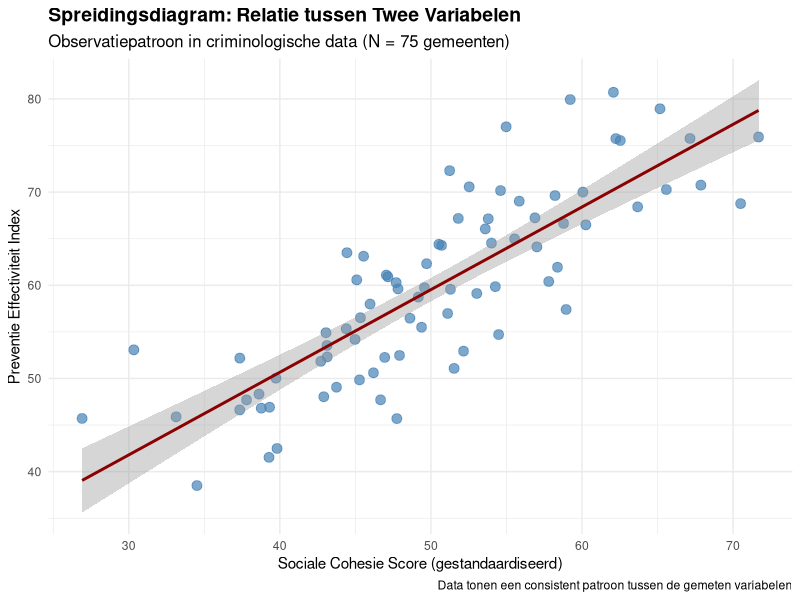
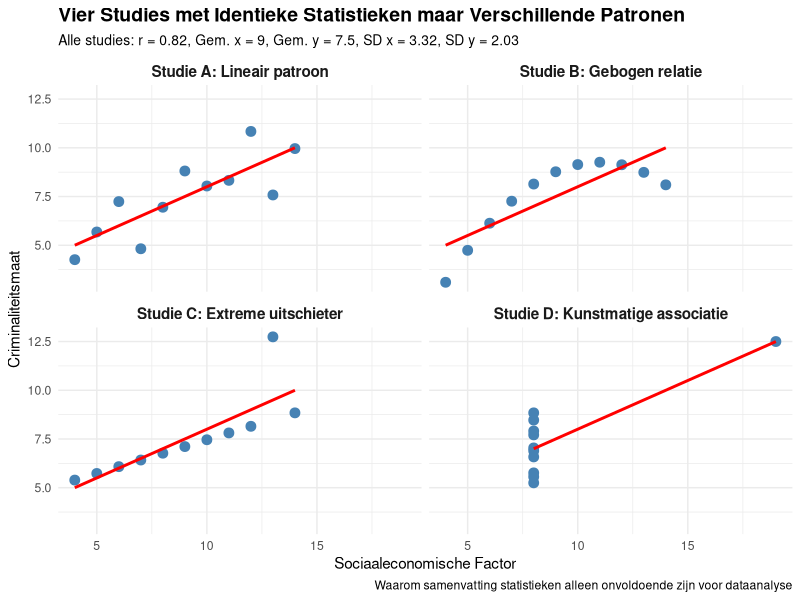
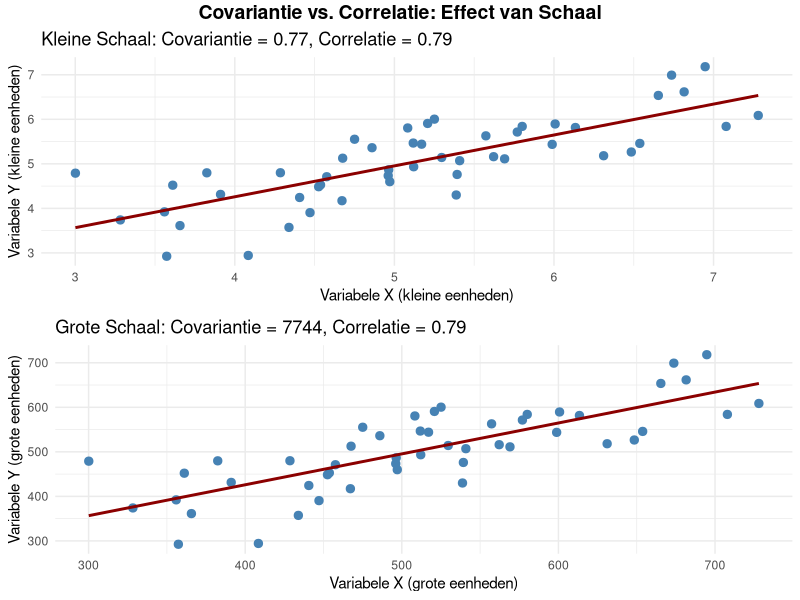
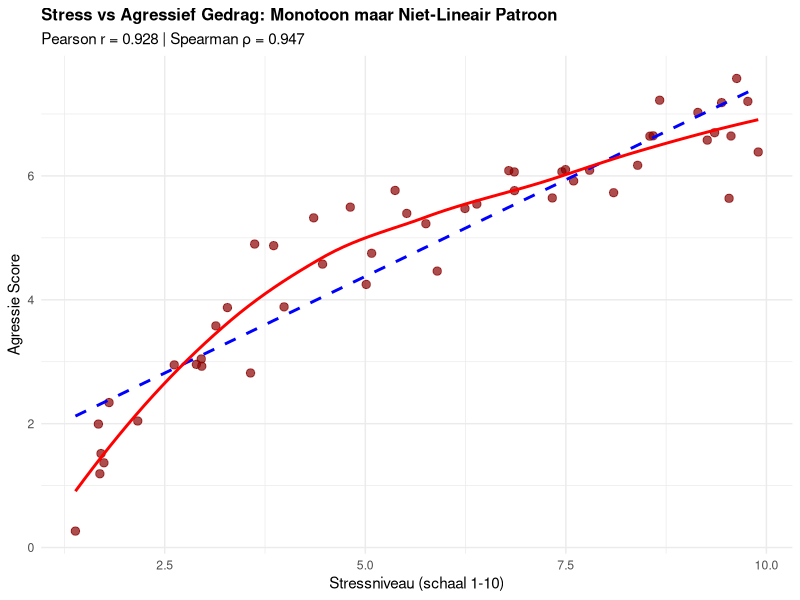
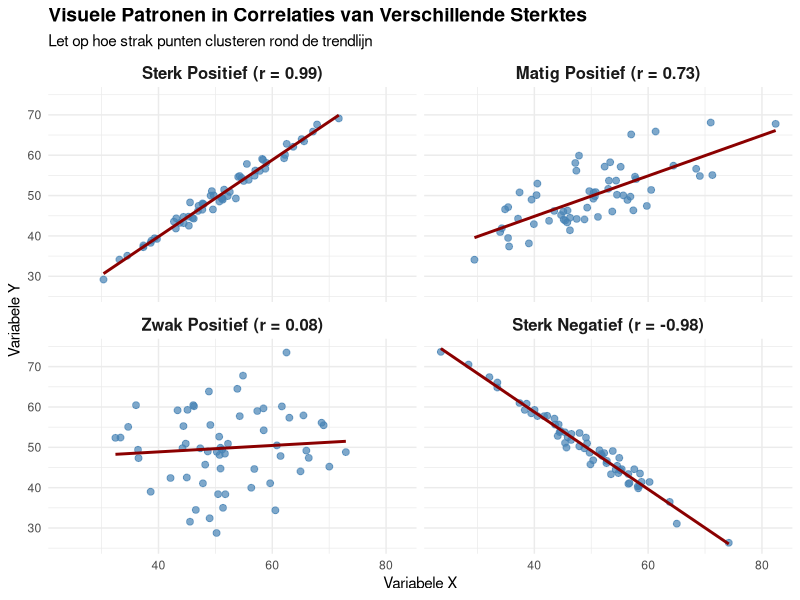
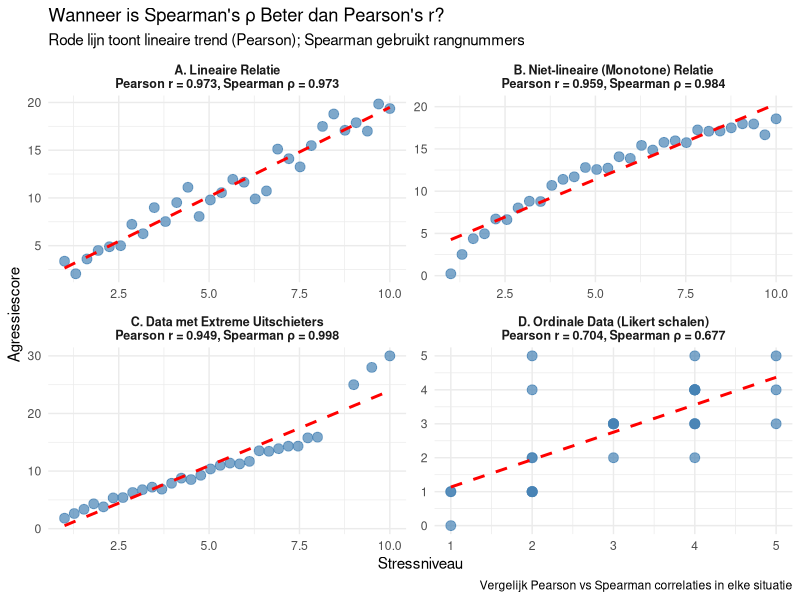
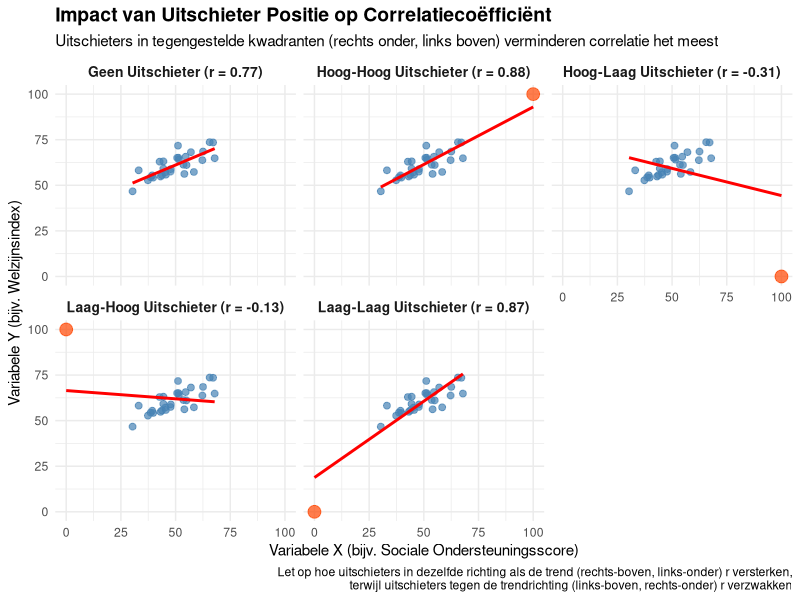
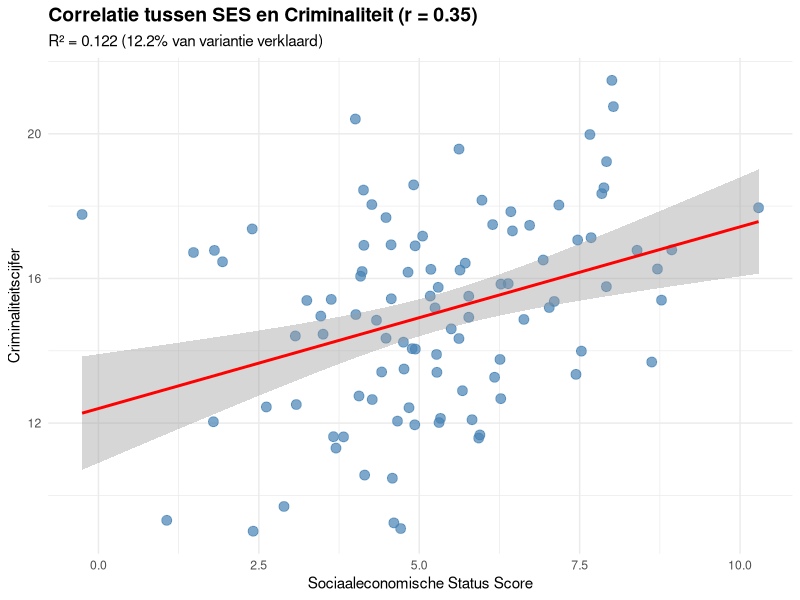

Here is the R script that generated these plots, in order:
## ---- chunk 1
knitr::opts_chunk$set(echo = FALSE, message = FALSE, warning = FALSE, fig.show = 'asis', results = 'hide')
library(knitr)
library(kableExtra)
library(ggplot2)
library(dplyr)
library(flextable)
library(gridExtra)
options(knitr.kable.NA = '')

# Set Dutch locale for R outputs (if available)
Sys.setlocale("LC_TIME", "Dutch")
Sys.setlocale("LC_NUMERIC", "Dutch")

# Function to save plots to Dodona directories
save_dodona_image <- function(plot_obj, question_number, filename = NULL) {
  if (is.null(filename)) {
    filename <- paste0("question_3.", question_number, ".png")
  }
  
  # Define the path to the appropriate Dodona directory
  question_dirs <- c(
    "3" = "3.3 Correlatie - Belangrijkste maatregelen",
    "8" = "3.8 Correlatie - Interpreteer correlatie", 
    "9" = "3.9 Correlatie - Wat correlatie vertelt",
    "12" = "3.12 Correlatie - Covariantie verschillen",
    "14" = "3.14 Correlatie - Pearson vs Spearman",
    "15" = "3.15 Correlatie - Richting en kracht",
    "18" = "3.18 Correlatie - Wanneer welke correlatie",
    "19" = "3.19 Correlatie - Impact uitschieters",
    "21" = "3.21 Correlatie - Correlatie interpretatie",
    "23" = "3.23 Correlatie - Correlatie aannames"
  )
  
  if (as.character(question_number) %in% names(question_dirs)) {
    dir_name <- question_dirs[as.character(question_number)]
    image_path <- file.path("..", dir_name, "images", filename)
    
    # Create directory if it doesn't exist
    dir.create(dirname(image_path), recursive = TRUE, showWarnings = FALSE)
    
    # Save the plot
    ggsave(image_path, plot_obj, width = 10, height = 6, dpi = 300)
    cat("Saved image:", image_path, "\n")
  }
}

# Function to translate common R statistical terms to Dutch
translate_stats <- function(english_term) {
  translations <- c(
    "Mean" = "Gemiddelde",
    "Standard Deviation" = "Standaardafwijking", 
    "Variance" = "Variantie",
    "Correlation" = "Correlatie",
    "p-value" = "p-waarde",
    "Significant" = "Significant",
    "Not significant" = "Niet significant",
    "Sample size" = "Steekproefomvang"
  )
  return(translations[english_term])
}
## ---- chunk 2
# Maak realistische criminologische data met slechts 2 variabelen
set.seed(42)
n <- 45  # Nederlandse gemeenten

# Genereer gecorreleerde criminaliteitsdata
politie <- round(rnorm(n, mean=4.2, sd=1.1), 1)
drugs <- round(25 + rnorm(n, sd=6) - 2.5*scale(politie)[,1]*3, 1)

# Maak dataframe
crime_data <- data.frame(
  "Politieaanwezigheid" = politie,
  "Drugsdelicten" = drugs
)

# DESCRIPTIVE STATISTICS
cat("=== DESCRIPTIVE STATISTICS ===\n\n")

cat("Politieaanwezigheid (agenten per 1000 inwoners):\n")
cat(paste("  Mean (M):", round(mean(crime_data$Politieaanwezigheid), 2), "\n"))
cat(paste("  Standard Deviation (SD):", round(sd(crime_data$Politieaanwezigheid), 2), "\n"))
cat(paste("  Variance:", round(var(crime_data$Politieaanwezigheid), 2), "\n\n"))

cat("Drugsdelicten (per 1000 inwoners):\n")
cat(paste("  Mean (M):", round(mean(crime_data$Drugsdelicten), 2), "\n"))
cat(paste("  Standard Deviation (SD):", round(sd(crime_data$Drugsdelicten), 2), "\n"))
cat(paste("  Variance:", round(var(crime_data$Drugsdelicten), 2), "\n\n"))

# CORRELATION ANALYSIS
cat("=== CORRELATION ANALYSIS ===\n\n")

# Bereken correlatie
r_value <- round(cor(crime_data$Politieaanwezigheid, crime_data$Drugsdelicten), 3)
r_squared <- round(r_value^2, 3)

# Voer significantietest uit
test_result <- cor.test(crime_data$Politieaanwezigheid, crime_data$Drugsdelicten)
p_value <- round(test_result$p.value, 4)

cat(paste("Correlation coefficient (r):", r_value, "\n"))
cat(paste("Coefficient of determination (R²):", r_squared, "\n"))
cat(paste("Explained variance:", round(r_squared * 100, 1), "%\n"))
cat(paste("Sample size (n):", n, "\n"))
cat(paste("p-value:", p_value, "\n"))

if(p_value < 0.001) {
  cat("Significance: p < .001 ***\n")
} else if(p_value < 0.01) {
  cat("Significance: p < .01 **\n")
} else if(p_value < 0.05) {
  cat("Significance: p < .05 *\n")
} else {
  cat("Significance: not significant (p > .05)\n")
}
## ---- chunk 3
# Genereer voorbeeldgegevens voor positieve correlatie van 0,75
set.seed(123)
n <- 80
x <- rnorm(n, 50, 10)
y <- 0.75 * scale(x)[,1] * 10 + rnorm(n, 60, 6)

# Maak data frame
pos_cor_data <- data.frame(
  Variable_X = x,
  Variable_Y = y
)

# Bereken correlatie en R-kwadraat
r_value <- round(cor(x, y), 2)
r_squared <- round(r_value^2 * 100, 1)

# Maak visualisatie
p_q8 <- ggplot(pos_cor_data, aes(x = Variable_X, y = Variable_Y)) +
  geom_point(color = "steelblue", size = 3, alpha = 0.7) +
  geom_smooth(method = "lm", formula = y ~ x, se = TRUE, color = "darkred") +
  labs(
    title = "Spreidingsdiagram: Relatie tussen Twee Variabelen",
    subtitle = "Observatiepatroon in criminologische data (N = 75 gemeenten)",
    x = "Sociale Cohesie Score (gestandaardiseerd)",
    y = "Preventie Effectiviteit Index",
    caption = "Data tonen een consistent patroon tussen de gemeten variabelen"
  ) +
  theme_minimal() +
  theme(
    plot.title = element_text(size = 14, face = "bold"),
    plot.subtitle = element_text(size = 12)
  )

# Display the plot
print(p_q8)

# Save to Dodona directory
save_dodona_image(p_q8, 8)
## ---- chunk 4
library(tidyr)
library(dplyr)

# Recreate identical statistics with different patterns
data_x1 <- c(10, 8, 13, 9, 11, 14, 6, 4, 12, 7, 5)
data_y1 <- c(8.04, 6.95, 7.58, 8.81, 8.33, 9.96, 7.24, 4.26, 10.84, 4.82, 5.68)
data_x2 <- c(10, 8, 13, 9, 11, 14, 6, 4, 12, 7, 5)
data_y2 <- c(9.14, 8.14, 8.74, 8.77, 9.26, 8.10, 6.13, 3.10, 9.13, 7.26, 4.74)
data_x3 <- c(10, 8, 13, 9, 11, 14, 6, 4, 12, 7, 5)
data_y3 <- c(7.46, 6.77, 12.74, 7.11, 7.81, 8.84, 6.08, 5.39, 8.15, 6.42, 5.73)
data_x4 <- c(8, 8, 8, 8, 8, 8, 8, 19, 8, 8, 8)
data_y4 <- c(6.58, 5.76, 7.71, 8.84, 8.47, 7.04, 5.25, 12.50, 5.56, 7.91, 6.89)

# Calculate statistics (they're identical for all datasets)
corr <- round(cor(data_x1, data_y1), 2)
mean_x <- round(mean(data_x1), 2)
mean_y <- round(mean(data_y1), 2)
sd_x <- round(sd(data_x1), 2)
sd_y <- round(sd(data_y1), 2)

# Combine the data
data_df <- data.frame(
  x1 = data_x1, y1 = data_y1,
  x2 = data_x2, y2 = data_y2,
  x3 = data_x3, y3 = data_y3,
  x4 = data_x4, y4 = data_y4
)

# Transform to long format for easier plotting
data_long <- data_df %>%
  mutate(id = row_number()) %>%
  gather(key, value, -id) %>%
  separate(key, c("axis", "dataset"), sep = 1) %>%
  spread(axis, value) %>%
  select(dataset, id, x, y)

# Create descriptive names for the datasets
dataset_names <- c(
  "1" = "Studie A: Lineair patroon",
  "2" = "Studie B: Gebogen relatie",
  "3" = "Studie C: Extreme uitschieter",
  "4" = "Studie D: Kunstmatige associatie"
)

# Plot the data
ggplot(data_long, aes(x = x, y = y)) +
  geom_point(size = 3, color = "steelblue") +
  geom_smooth(method = "lm", se = FALSE, color = "red", formula = y ~ x) +
  facet_wrap(~ dataset, ncol = 2, labeller = labeller(dataset = dataset_names)) +
  labs(
    title = "Vier Studies met Identieke Statistieken maar Verschillende Patronen",
    subtitle = paste0("Alle studies: r = ", corr, ", Gem. x = ", mean_x, 
                      ", Gem. y = ", mean_y, ", SD x = ", sd_x, ", SD y = ", sd_y),
    caption = "Waarom samenvatting statistieken alleen onvoldoende zijn voor dataanalyse",
    x = "Sociaaleconomische Factor",
    y = "Criminaliteitsmaat"
  ) +
  theme_minimal() +
  theme(
    plot.title = element_text(size = 14, face = "bold"),
    plot.subtitle = element_text(size = 10),
    strip.text = element_text(size = 11, face = "bold")
  )
## ---- chunk 5
# Genereer twee datasets met dezelfde correlatie maar verschillende schalen
set.seed(456)
n <- 50

# Dataset 1: Kleine schaal variabelen
x1 <- rnorm(n, 5, 1)
y1 <- 0.7 * scale(x1)[,1] * 1 + rnorm(n, 5, 0.6)
cov1 <- round(cov(x1, y1), 2)
cor1 <- round(cor(x1, y1), 2)

# Dataset 2: Grote schaal variabelen
x2 <- x1 * 100  # Zelfde patroon maar 100x schaal
y2 <- y1 * 100  # Zelfde patroon maar 100x schaal
cov2 <- round(cov(x2, y2), 0)
cor2 <- round(cor(x2, y2), 2)

# Maak gecombineerd data frame
kleine_schaal <- data.frame(x = x1, y = y1, dataset = "Kleine Schaal Variabelen")
grote_schaal <- data.frame(x = x2, y = y2, dataset = "Grote Schaal Variabelen (x100)")
alle_data <- rbind(kleine_schaal, grote_schaal)

# Maak vergelijkingstabel
vergelijking <- data.frame(
  Maatstaf = c("Covariantie", "Correlatie"),
  `Kleine_Schaal` = c(paste0(cov1), paste0(cor1)),
  `Grote_Schaal` = c(paste0(cov2), paste0(cor2)),
  Eenheid_Afhankelijkheid = c("Hangt af van eenheden (verandert met schaal)", "Eenheidsvrij (blijft constant)")
)

# Maak visualisatie met twee plots
p1 <- ggplot(kleine_schaal, aes(x = x, y = y)) +
  geom_point(color = "steelblue", size = 2.5) +
  geom_smooth(method = "lm", se = FALSE, color = "darkred", formula = y ~ x) +
  labs(
    title = paste0("Kleine Schaal: Covariantie = ", cov1, ", Correlatie = ", cor1),
    x = "Variabele X (kleine eenheden)",
    y = "Variabele Y (kleine eenheden)"
  ) +
  theme_minimal()

p2 <- ggplot(grote_schaal, aes(x = x, y = y)) +
  geom_point(color = "steelblue", size = 2.5) +
  geom_smooth(method = "lm", se = FALSE, color = "darkred", formula = y ~ x) +
  labs(
    title = paste0("Grote Schaal: Covariantie = ", cov2, ", Correlatie = ", cor2),
    x = "Variabele X (grote eenheden)",
    y = "Variabele Y (grote eenheden)"
  ) +
  theme_minimal()

# Combineer plots met gridExtra
library(gridExtra)
grid.arrange(p1, p2, nrow = 2,
             top = grid::textGrob("Covariantie vs. Correlatie: Effect van Schaal", 
                                  gp = grid::gpar(fontsize = 14, fontface = "bold")))
## ---- chunk 6
# Maak voorbeelddata voor monotoon maar niet-lineair patroon
set.seed(456)
n <- 50

# Genereer monotoon toenemend maar gebogen patroon (logaritmisch)
stress <- runif(n, 1, 10)
agressie <- 3 * log(stress) + rnorm(n, 0, 0.5)

# Bereken beide correlaties
pearson_r <- round(cor(stress, agressie, method = "pearson"), 3)
spearman_rho <- round(cor(stress, agressie, method = "spearman"), 3)

# Maak vergelijkingsplot
library(ggplot2)
data_plot <- data.frame(stress = stress, agressie = agressie)

ggplot(data_plot, aes(x = stress, y = agressie)) +
  geom_point(color = "darkred", size = 2.5, alpha = 0.7) +
  geom_smooth(method = "lm", se = FALSE, color = "blue", linetype = "dashed", 
              aes(color = "Lineaire lijn (Pearson)")) +
  geom_smooth(method = "loess", se = FALSE, color = "red", linewidth = 1,
              aes(color = "Werkelijke curve")) +
  scale_color_manual(values = c("Lineaire lijn (Pearson)" = "blue", 
                               "Werkelijke curve" = "red")) +
  labs(
    title = "Stress vs Agressief Gedrag: Monotoon maar Niet-Lineair Patroon",
    subtitle = paste0("Pearson r = ", pearson_r, " | Spearman ρ = ", spearman_rho),
    x = "Stressniveau (schaal 1-10)",
    y = "Agressie Score",
    color = "Trendlijn Type"
  ) +
  theme_minimal() +
  theme(legend.position = "bottom",
        plot.title = element_text(size = 12, face = "bold"))
## ---- chunk 7
# Maak vier datasets met verschillende correlatiepatronen
set.seed(123)
n <- 60

# Maak data met verschillende correlatiesterktes
maak_data <- function(sterkte, richting="positief") {
  x <- rnorm(n, 50, 10)
  
  if(richting == "positief") {
    factor <- sterkte
  } else {
    factor <- -sterkte
  }
  
  ruis <- (1-abs(sterkte)) * 10
  y <- factor * scale(x)[,1] * 10 + rnorm(n, 50, ruis)
  
  if(sterkte == 0) {
    y <- rnorm(n, 50, 10)  # Geen relatie
  }
  
  return(data.frame(x=x, y=y))
}

# Genereer vier datasets
sterk_pos <- maak_data(0.85, "positief")
matig_pos <- maak_data(0.45, "positief")
zwak_pos <- maak_data(0.15, "positief")
sterk_neg <- maak_data(0.85, "negatief")

# Bereken werkelijke correlaties
cor_sterk_pos <- round(cor(sterk_pos$x, sterk_pos$y), 2)
cor_matig_pos <- round(cor(matig_pos$x, matig_pos$y), 2)
cor_zwak_pos <- round(cor(zwak_pos$x, zwak_pos$y), 2)
cor_sterk_neg <- round(cor(sterk_neg$x, sterk_neg$y), 2)

# Combineer datasets met labels
sterk_pos$sterkte <- paste0("Sterk Positief (r = ", cor_sterk_pos, ")")
matig_pos$sterkte <- paste0("Matig Positief (r = ", cor_matig_pos, ")")
zwak_pos$sterkte <- paste0("Zwak Positief (r = ", cor_zwak_pos, ")")
sterk_neg$sterkte <- paste0("Sterk Negatief (r = ", cor_sterk_neg, ")")

# Combineer alle datasets
alle_data <- rbind(
  transform(sterk_pos, sterkte_orde = 1),
  transform(matig_pos, sterkte_orde = 2),
  transform(zwak_pos, sterkte_orde = 3),
  transform(sterk_neg, sterkte_orde = 4)
)

# Converteer naar factor met specifieke volgorde
alle_data$sterkte <- factor(alle_data$sterkte, 
                           levels = c(paste0("Sterk Positief (r = ", cor_sterk_pos, ")"),
                                      paste0("Matig Positief (r = ", cor_matig_pos, ")"),
                                      paste0("Zwak Positief (r = ", cor_zwak_pos, ")"),
                                      paste0("Sterk Negatief (r = ", cor_sterk_neg, ")")))

# Maak visualisatie
ggplot(alle_data, aes(x = x, y = y)) +
  geom_point(color = "steelblue", size = 2, alpha = 0.7) +
  geom_smooth(method = "lm", se = FALSE, color = "darkred", formula = y ~ x) +
  facet_wrap(~ sterkte, ncol = 2) +
  labs(
    title = "Visuele Patronen in Correlaties van Verschillende Sterktes",
    subtitle = "Let op hoe strak punten clusteren rond de trendlijn",
    x = "Variabele X",
    y = "Variabele Y"
  ) +
  theme_minimal() +
  theme(
    strip.text = element_text(size = 12, face = "bold"),
    plot.title = element_text(size = 14, face = "bold")
  )
## ---- chunk 8
# Genereer verschillende datasets
set.seed(42)
n <- 30

# Dataset 1: Lineaire relatie (Pearson geschikt)
stress_niveau_1 <- seq(1, 10, length.out = n)
agressie_score_1 <- 2 * stress_niveau_1 + rnorm(n, 0, 1)

# Dataset 2: Niet-lineaire maar monotone relatie (Spearman beter)
stress_niveau_2 <- seq(1, 10, length.out = n)
agressie_score_2 <- log(stress_niveau_2) * 8 + rnorm(n, 0, 0.5)

# Dataset 3: Data met uitschieters (Spearman robuuster)
stress_niveau_3 <- c(seq(1, 8, length.out = n-3), 9, 9.5, 10)
agressie_score_3 <- c(stress_niveau_3[1:(n-3)] * 2 + rnorm(n-3, 0, 0.5), 25, 28, 30)  # Extreme uitschieters

# Dataset 4: Ordinale data (Spearman geschikt)
stress_niveau_4 <- round(runif(n, 1, 5))  # Likert schaal 1-5
agressie_score_4 <- round(stress_niveau_4 + rnorm(n, 0, 1))  # Ook ordinaal

# Bereken correlaties voor elke dataset
pearson_1 <- round(cor(stress_niveau_1, agressie_score_1, method = "pearson"), 3)
spearman_1 <- round(cor(stress_niveau_1, agressie_score_1, method = "spearman"), 3)

pearson_2 <- round(cor(stress_niveau_2, agressie_score_2, method = "pearson"), 3)
spearman_2 <- round(cor(stress_niveau_2, agressie_score_2, method = "spearman"), 3)

pearson_3 <- round(cor(stress_niveau_3, agressie_score_3, method = "pearson"), 3)
spearman_3 <- round(cor(stress_niveau_3, agressie_score_3, method = "spearman"), 3)

pearson_4 <- round(cor(stress_niveau_4, agressie_score_4, method = "pearson"), 3)
spearman_4 <- round(cor(stress_niveau_4, agressie_score_4, method = "spearman"), 3)

# Maak data frames
data1 <- data.frame(x = stress_niveau_1, y = agressie_score_1, 
                    type = paste0("A. Lineaire Relatie\nPearson r = ", pearson_1, ", Spearman ρ = ", spearman_1))
data2 <- data.frame(x = stress_niveau_2, y = agressie_score_2, 
                    type = paste0("B. Niet-lineaire (Monotone) Relatie\nPearson r = ", pearson_2, ", Spearman ρ = ", spearman_2))
data3 <- data.frame(x = stress_niveau_3, y = agressie_score_3, 
                    type = paste0("C. Data met Extreme Uitschieters\nPearson r = ", pearson_3, ", Spearman ρ = ", spearman_3))
data4 <- data.frame(x = stress_niveau_4, y = agressie_score_4, 
                    type = paste0("D. Ordinale Data (Likert schalen)\nPearson r = ", pearson_4, ", Spearman ρ = ", spearman_4))

# Combineer alle data
all_data <- rbind(data1, data2, data3, data4)

# Maak plots
p1 <- ggplot(all_data, aes(x = x, y = y)) +
  geom_point(size = 3, color = "steelblue", alpha = 0.7) +
  geom_smooth(method = "lm", se = FALSE, color = "red", linetype = "dashed", formula = y ~ x) +
  facet_wrap(~ type, scales = "free", ncol = 2) +
  labs(
    title = "Wanneer is Spearman's ρ Beter dan Pearson's r?",
    subtitle = "Rode lijn toont lineaire trend (Pearson); Spearman gebruikt rangnummers",
    x = "Stressniveau",
    y = "Agressiescore",
    caption = "Vergelijk Pearson vs Spearman correlaties in elke situatie"
  ) +
  theme_minimal() +
  theme(strip.text = element_text(size = 9, face = "bold"))

print(p1)
## ---- chunk 9
# Maak basisdata met positieve correlatie
set.seed(123)
n <- 30
x_basis <- rnorm(n, 50, 10)
y_basis <- 0.7 * scale(x_basis)[,1] * 8 + rnorm(n, 60, 5)

# Maak datasets met verschillende uitschieters
x_uitschieter1 <- c(x_basis, 100)  # hoog-hoog (rechts boven)
y_uitschieter1 <- c(y_basis, 100)

x_uitschieter2 <- c(x_basis, 0)    # laag-laag (links onder)
y_uitschieter2 <- c(y_basis, 0)

x_uitschieter3 <- c(x_basis, 100)  # hoog-laag (rechts onder)
y_uitschieter3 <- c(y_basis, 0)

x_uitschieter4 <- c(x_basis, 0)    # laag-hoog (links boven)
y_uitschieter4 <- c(y_basis, 100)

# Bereken correlaties
cor1 <- round(cor(x_uitschieter1, y_uitschieter1), 2)
cor2 <- round(cor(x_uitschieter2, y_uitschieter2), 2)
cor3 <- round(cor(x_uitschieter3, y_uitschieter3), 2)
cor4 <- round(cor(x_uitschieter4, y_uitschieter4), 2)
cor_basis <- round(cor(x_basis, y_basis), 2)

# Combineer in één dataframe voor plotten
uitschieter_data <- data.frame(
  dataset = rep(c("Geen Uitschieter", "Hoog-Hoog Uitschieter", 
                 "Laag-Laag Uitschieter", "Hoog-Laag Uitschieter", 
                 "Laag-Hoog Uitschieter"), each=n+1),
  x = c(x_basis, NA, x_uitschieter1, x_uitschieter2, x_uitschieter3, x_uitschieter4),
  y = c(y_basis, NA, y_uitschieter1, y_uitschieter2, y_uitschieter3, y_uitschieter4),
  uitschieter = c(rep(FALSE, n), TRUE, rep(c(rep(FALSE, n), TRUE), 4))
)

# Verwijder de NA rij
uitschieter_data <- uitschieter_data[!is.na(uitschieter_data$x),]

# Voeg correlatie informatie toe
dataset_labels <- c(
  "Geen Uitschieter" = paste0("Geen Uitschieter (r = ", cor_basis, ")"),
  "Hoog-Hoog Uitschieter" = paste0("Hoog-Hoog Uitschieter (r = ", cor1, ")"),
  "Laag-Laag Uitschieter" = paste0("Laag-Laag Uitschieter (r = ", cor2, ")"),
  "Hoog-Laag Uitschieter" = paste0("Hoog-Laag Uitschieter (r = ", cor3, ")"),
  "Laag-Hoog Uitschieter" = paste0("Laag-Hoog Uitschieter (r = ", cor4, ")")
)

# Maak de visualisatie
ggplot(uitschieter_data, aes(x = x, y = y, color = uitschieter)) +
  geom_point(size = ifelse(uitschieter_data$uitschieter, 4, 2), alpha = 0.7) +
  geom_smooth(method = "lm", se = FALSE, color = "red", 
              aes(group = dataset), formula = y ~ x) +
  scale_color_manual(values = c("steelblue", "orangered")) +
  facet_wrap(~ dataset, ncol = 3, labeller = labeller(dataset = dataset_labels)) +
  labs(
    title = "Impact van Uitschieter Positie op Correlatiecoëfficiënt",
    subtitle = "Uitschieters in tegengestelde kwadranten (rechts onder, links boven) verminderen correlatie het meest",
    caption = "Let op hoe uitschieters in dezelfde richting als de trend (rechts-boven, links-onder) r versterken,\nterwijl uitschieters tegen de trendrichting (links-boven, rechts-onder) r verzwakken",
    x = "Variabele X (bijv. Sociale Ondersteuningsscore)",
    y = "Variabele Y (bijv. Welzijnsindex)"
  ) +
  theme_minimal() +
  theme(
    legend.position = "none",
    plot.title = element_text(size = 14, face = "bold"),
    plot.subtitle = element_text(size = 11),
    strip.text = element_text(size = 10, face = "bold")
  )
## ---- chunk 10
# Genereer voorbeelddata die r = 0,40 produceert
set.seed(123)
n <- 100

# Genereer data met gewenste correlatie van 0.40
library(MASS)
mu <- c(0, 0)
sigma <- matrix(c(1, 0.40, 0.40, 1), 2)
data_matrix <- mvrnorm(n, mu, sigma)

# Transformeer naar meaningful scales
ses_score <- data_matrix[,1] * 2 + 5  # SES score roughly 1-9
crime_rate <- data_matrix[,2] * 3 + 15  # Crime rate, positive correlation

# Bereken finale correlatie
final_r <- round(cor(ses_score, crime_rate), 2)

# Bereken verklaarde variantie
r_squared <- round(final_r^2, 3)
explained_var_percent <- round(r_squared * 100, 1)

# Maak data frame
plot_data <- data.frame(
  SES = ses_score,
  Crime = crime_rate
)

# Maak spreidingsdiagram
p1 <- ggplot(plot_data, aes(x = SES, y = Crime)) +
  geom_point(size = 3, color = "steelblue", alpha = 0.7) +
  geom_smooth(method = "lm", se = TRUE, color = "red", formula = y ~ x) +
  labs(
    title = paste0("Correlatie tussen SES en Criminaliteit (r = ", final_r, ")"),
    subtitle = paste0("R² = ", r_squared, " (", explained_var_percent, "% van variantie verklaard)"),
    x = "Sociaaleconomische Status Score",
    y = "Criminaliteitscijfer"
  ) +
  theme_minimal() +
  theme(plot.title = element_text(size = 14, face = "bold"))

print(p1)
## ---- chunk 11
# Genereer data om verschillende veronderstellingen te demonstreren
set.seed(123)
n <- 50

# Dataset 1: Voldoet aan alle aannames (ideaal)
x1 <- rnorm(n, 50, 10)
y1 <- 20 + 0.6*x1 + rnorm(n, 0, 5)
data1 <- data.frame(x = x1, y = y1, type = "A. Ideaal: Lineair, Normaal, Geen Uitschieters")

# Dataset 2: Niet-lineaire relatie (schending lineariteit)
x2 <- seq(10, 90, length.out = n)
y2 <- 0.01*x2^2 + rnorm(n, 0, 8)
data2 <- data.frame(x = x2, y = y2, type = "B. Schending: Niet-lineaire Relatie")

# Dataset 3: Extreme uitschieters (schending normaliteit/robuustheid)
x3 <- rnorm(n-2, 50, 10)
y3 <- 20 + 0.6*x3 + rnorm(n-2, 0, 5)
x3 <- c(x3, 80, 20)  # Voeg uitschieters toe
y3 <- c(y3, 20, 80)  # Extreme afwijkende punten
data3 <- data.frame(x = x3, y = y3, type = "C. Schending: Extreme Uitschieters Aanwezig")

# Dataset 4: Heteroscedasticiteit (ongelijke variantie)
x4 <- seq(10, 90, length.out = n)
y4 <- 20 + 0.6*x4 + rnorm(n, 0, x4/10)  # Variantie neemt toe met x
data4 <- data.frame(x = x4, y = y4, type = "D. Schending: Ongelijke Variantie (Heteroscedasticiteit)")

# Combineer alle datasets
all_data <- rbind(data1, data2, data3, data4)

# Bereken correlaties voor elke dataset
cor1 <- round(cor(x1, y1), 3)
cor2 <- round(cor(x2, y2), 3)
cor3 <- round(cor(x3, y3), 3)
cor4 <- round(cor(x4, y4), 3)

# Update labels met correlaties
all_data$type <- factor(all_data$type, levels = unique(all_data$type))
levels(all_data$type) <- c(
  paste0("A. Ideaal: r = ", cor1),
  paste0("B. Niet-lineair: r = ", cor2, " (misleidend)"),
  paste0("C. Uitschieters: r = ", cor3, " (beïnvloed)"),
  paste0("D. Ongelijke var.: r = ", cor4, " (onbetrouwbaar)")
)

# Maak plots
p1 <- ggplot(all_data, aes(x = x, y = y)) +
  geom_point(size = 2.5, color = "steelblue", alpha = 0.7) +
  geom_smooth(method = "lm", se = FALSE, color = "red", formula = y ~ x) +
  facet_wrap(~ type, scales = "free", ncol = 2) +
  labs(
    title = "Veronderstellingen van Pearson's Correlatie",
    subtitle = "Hoe schendingen van aannames de resultaten beïnvloeden",
    x = "X Variabele",
    y = "Y Variabele",
    caption = "Rode lijn toont lineaire trend die Pearson gebruikt"
  ) +
  theme_minimal() +
  theme(strip.text = element_text(size = 10, face = "bold"))

print(p1)
